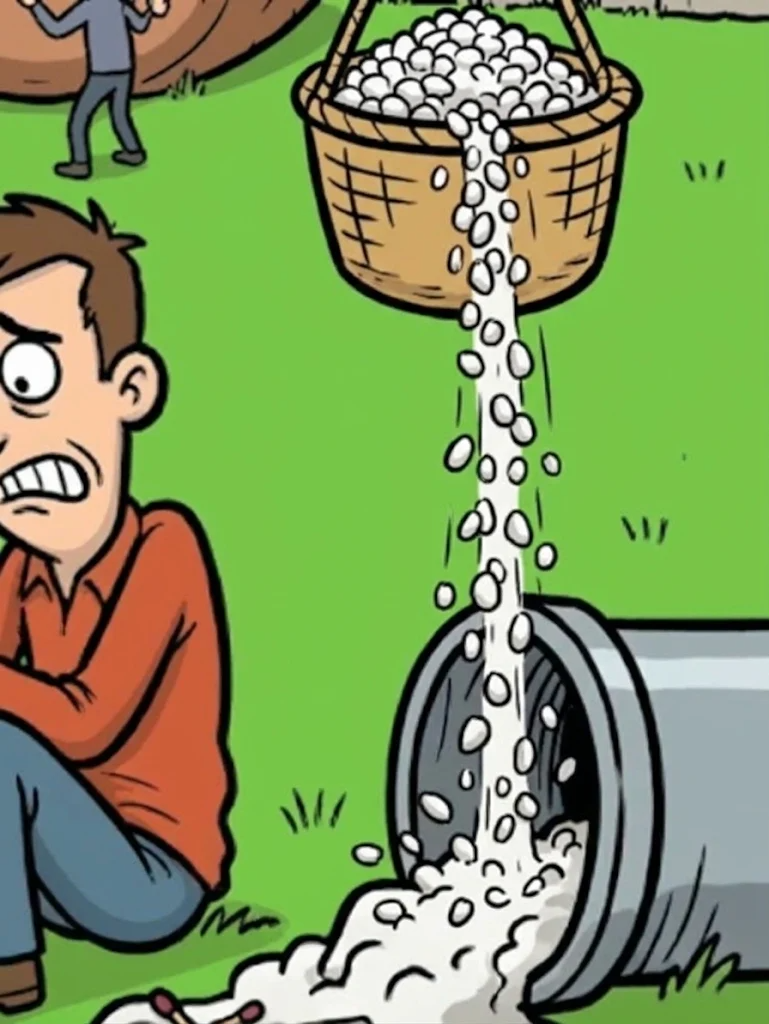
#> input picture tools/prompts/L07f_src/gem_A1.webp, 769 x 1024 px
$ python pil_pebbles.py gem_A1.webp out.png
#> lines starting #> are read from the running program, lines starting #| are printed output that depends on the picture
"""L07f-01 뒤처리(독자 ㄱ · ㄷ: 「자갈 둘이 바구니 안이 아니라 겉면에 붙어 보임 · 밖에 낱 자갈」) —
바구니 앞면의 자갈 둘을 바로 왼쪽 30 px 의 엮은 무늬로 덮고(가장자리 흐림), 바구니 입구 안쪽 바닥에 흰 자갈 둘을 그린다 ·
바구니 왼쪽 풀밭의 낱 자갈 하나는 바로 위 풀로 덮는다.
쓰는 법: python3 pil_pebbles.py <in.png> <out.png>"""
import sys
import cv2, numpy as np
im = cv2.imread(sys.argv[1]).astype(np.float32); src = im.copy()
def clone(cx, cy, rx, ry, dx, dy):
#> called with cx = 1430, cy = 1028, rx = 19, ry = 14, dx = 30, dy = 0
    m = np.zeros(im.shape[:2], np.float32); cv2.ellipse(m, (cx, cy), (rx, ry), 0, 0, 360, 1.0, -1)
#> after `cv2.ellipse(m, (cx, cy), (rx, ry), 0, 0, 360, 1.0, -1)`: m: shape (1024, 769) float32; every value is 0
    m = cv2.GaussianBlur(m, (0, 0), 1.5)[..., None]
    sh = np.roll(np.roll(src, dy, axis=0), dx, axis=1)
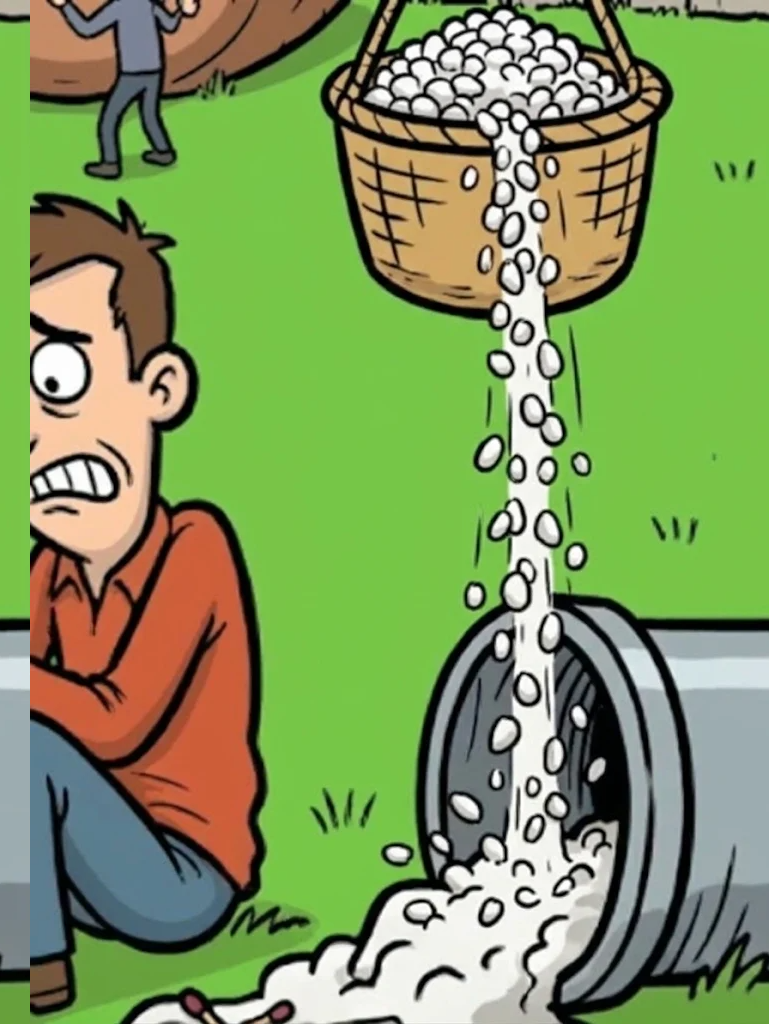
#> sh: shape (1024, 769, 3) float32; mean B, G, R 93.9, 152.1, 128.3
    return im * (1 - m) + sh * m
im = clone(1430, 1028, 19, 14, 30, 0)      # 앞면 자갈 1 ← 왼쪽 30 px 무늬
src = im.copy(); im = clone(1463, 1024, 19, 14, 34, 0)   # 앞면 자갈 2 ← 자갈 1 자리(덮인 뒤) 쪽
#> call 2 of clone, with cx = 1463, cy = 1024, rx = 19, ry = 14, dx = 34, dy = 0
#> in clone (call 2), `sh = np.roll(np.roll(src, dy, axis=0), dx, axis=1)`:
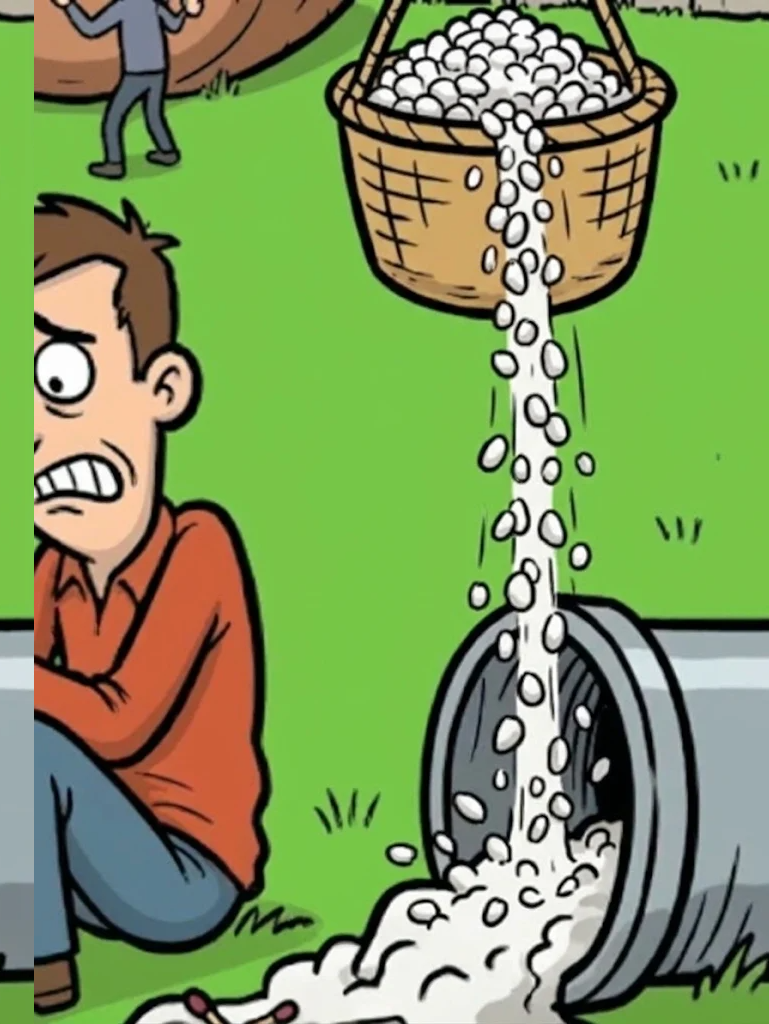
#> sh: shape (1024, 769, 3) float32; mean B, G, R 93.9, 152.1, 128.3
src = im.copy(); im = clone(1303, 1074, 12, 9, 0, 22)    # 풀밭 낱 자갈 ← 위쪽 풀
#> call 3 of clone, with cx = 1303, cy = 1074, rx = 12, ry = 9, dx = 0, dy = 22
#> in clone (call 3), `sh = np.roll(np.roll(src, dy, axis=0), dx, axis=1)`:
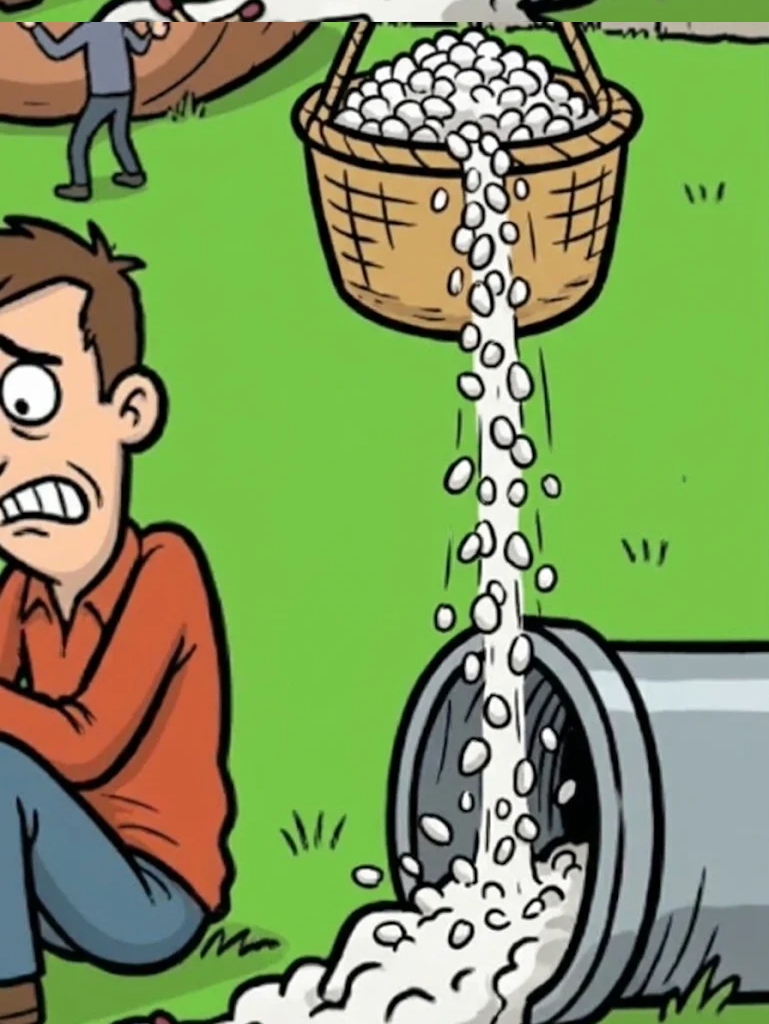
#> sh: shape (1024, 769, 3) float32; mean B, G, R 93.9, 152.1, 128.3
im = im.clip(0, 255).astype(np.uint8)
#> im is the input picture: shape (1024, 769, 3); mean B, G, R 93.7, 151.8, 128.1
for (cx, cy) in [(1420, 972), (1450, 974)]:
    cv2.ellipse(im, (cx, cy), (10, 6), 0, 0, 360, (250, 250, 250), -1, cv2.LINE_AA)
    cv2.ellipse(im, (cx, cy), (10, 6), 0, 0, 360, (25, 25, 25), 2, cv2.LINE_AA)
cv2.imwrite(sys.argv[2], im)
